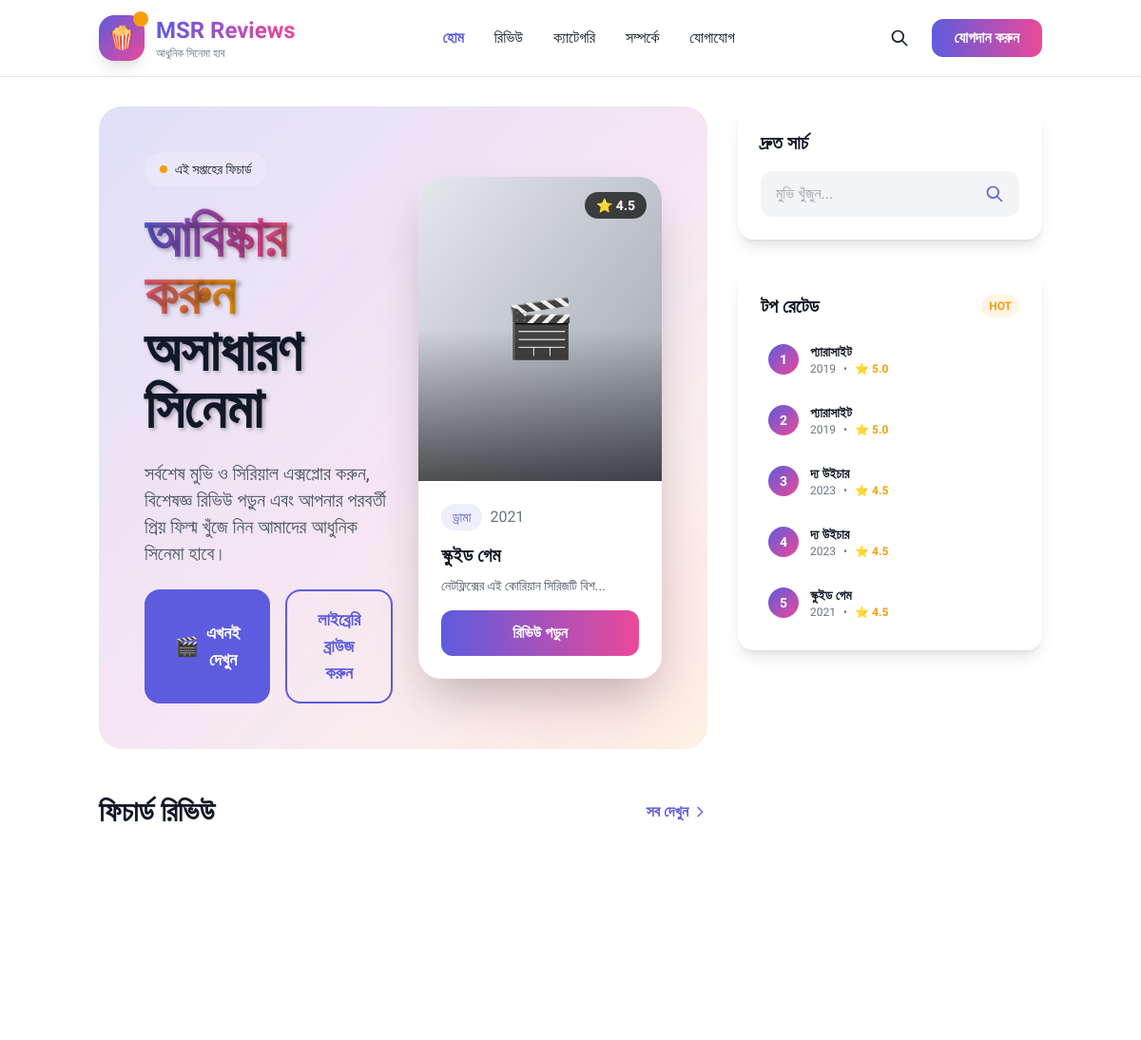
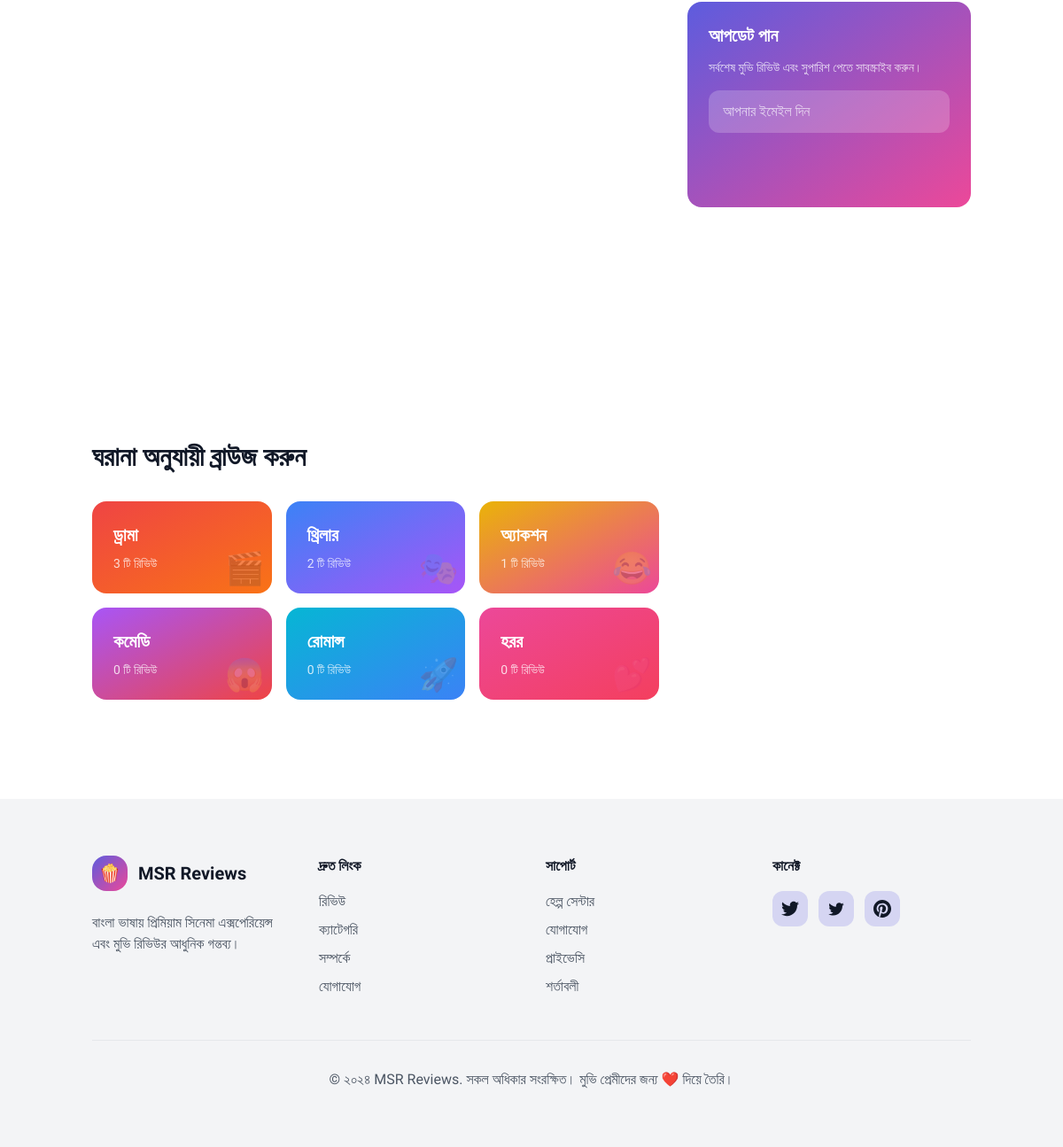
Screenshot of /home/home5.php with the database file from the repository (2 pictures, top to bottom).
### tables this page shows
CREATE TABLE `reviews` (
  `id` int(11) NOT NULL,
  `title` varchar(255) NOT NULL,
  `slug` varchar(255) NOT NULL,
  `reviewer_name` varchar(100) NOT NULL,
  `reviewer_email` varchar(100) DEFAULT NULL,
  `year` varchar(10) DEFAULT NULL,
  `type` enum('movie','series') NOT NULL DEFAULT 'movie',
  `language` varchar(50) DEFAULT NULL,
  `director` varchar(255) DEFAULT NULL,
  `cast` text DEFAULT NULL,
  `rating` decimal(2,1) NOT NULL DEFAULT 0.0,
  `content` longtext NOT NULL,
  `excerpt` text DEFAULT NULL,
  `poster_image` varchar(255) DEFAULT NULL,
  `trailer_url` varchar(500) DEFAULT NULL,
  `featured` tinyint(1) NOT NULL DEFAULT 0,
  `view_count` int(11) NOT NULL DEFAULT 0,
  `status` enum('published','pending','draft') NOT NULL DEFAULT 'pending',
  `created_by` enum('admin','user') NOT NULL DEFAULT 'admin',
  `meta_title` varchar(255) DEFAULT NULL,
  `meta_description` text DEFAULT NULL,
  `meta_keywords` text DEFAULT NULL,
  `created_at` timestamp NOT NULL DEFAULT current_timestamp(),
  `updated_at` timestamp NOT NULL DEFAULT current_timestamp() ON UPDATE current_timestamp()
);

CREATE TABLE `categories` (
  `id` int(11) NOT NULL,
  `name` varchar(100) NOT NULL,
  `name_bn` varchar(100) DEFAULT NULL,
  `slug` varchar(100) NOT NULL,
  `description` text DEFAULT NULL,
  `icon` varchar(100) DEFAULT NULL,
  `color` varchar(20) DEFAULT '#3B82F6',
  `sort_order` int(11) NOT NULL DEFAULT 0,
  `status` enum('active','inactive') NOT NULL DEFAULT 'active',
  `created_at` timestamp NOT NULL DEFAULT current_timestamp(),
  `updated_at` timestamp NOT NULL DEFAULT current_timestamp() ON UPDATE current_timestamp()
);

### home/home5.php (the view, shortened to what the rows shown need)
<?php
$db = Database::getInstance();
$featured_reviews = $db->fetchAll("
    SELECT r.*, c.name as category_name, c.name_bn as category_name_bn
    FROM reviews r
    LEFT JOIN review_categories rc ON r.id = rc.review_id
    LEFT JOIN categories c ON rc.category_id = c.id
    WHERE r.status = 'published' AND r.featured = 1
    ORDER BY r.created_at DESC
    LIMIT 6
");
$top_rated = $db->fetchAll("
    SELECT r.*, c.name as category_name, c.name_bn as category_name_bn
    FROM reviews r
    LEFT JOIN review_categories rc ON r.id = rc.review_id
    LEFT JOIN categories c ON rc.category_id = c.id
    WHERE r.status = 'published'
    ORDER BY r.rating DESC
    LIMIT 6
");
$categories = $db->fetchAll("
    SELECT c.*, COUNT(r.id) as review_count
    FROM categories c
    LEFT JOIN review_categories rc ON c.id = rc.category_id
    LEFT JOIN reviews r ON rc.review_id = r.id AND r.status = 'published'
    WHERE c.status = 'active'
    GROUP BY c.id
    ORDER BY review_count DESC
    LIMIT 6
");
?>
<!DOCTYPE html>
<html lang="bn" class="scroll-smooth">
<head>
    <script src="https://cdn.tailwindcss.com"></script>
</head>
<body class="bg-white dark:bg-cinema text-gray-900 dark:text-white font-bangla">
    <nav class="fixed top-0 w-full z-50 bg-white/90 dark:bg-cinema/90 backdrop-blur-lg border-b border-gray-200 dark:border-gray-800">
        <div class="container mx-auto px-4 py-4">
            <div class="flex items-center justify-between">
                <div class="flex items-center space-x-3">
                    <div>
                        <h1 class="text-2xl font-black bg-gradient-to-r from-primary to-secondary bg-clip-text text-transparent">
                        </h1>
                    </div>
                </div>
            </div>
        </div>
    </nav>
    <main class="pt-20">
        <div class="container mx-auto px-4 py-8">
            <div class="hero-grid">
                <div class="space-y-12">
                    <section class="relative bg-gradient-to-br from-primary/10 via-secondary/10 to-accent/10 dark:from-primary/20 dark:via-secondary/20 dark:to-accent/20 rounded-3xl p-8 lg:p-12 overflow-hidden">
                        <div class="relative z-10">
                            <div class="grid lg:grid-cols-2 gap-8 items-center">
                                <div class="space-y-6">
                                    <h1 class="text-4xl lg:text-6xl font-black leading-tight text-shadow">
                                        <span class="bg-gradient-to-r from-primary via-secondary to-accent bg-clip-text text-transparent">
                                        </span>
                                        <br>
                                        <span class="text-gray-900 dark:text-white">অসাধারণ সিনেমা</span>
                                    </h1>
                                </div>
                                <?php if (!empty($featured_reviews)): ?>
                                    <div class="relative">
                                        <?php $hero_review = $featured_reviews[0]; ?>
                                        <div class="card-3d bg-white dark:bg-gray-800 rounded-3xl overflow-hidden shadow-2xl">
                                            <div class="relative h-80">
                                                <?php if ($hero_review['poster_image']): ?>
                                                    <img src="<?php echo UPLOADS_URL; ?>/reviews/<?php echo $hero_review['poster_image']; ?>"
                                                         alt="<?php echo htmlspecialchars($hero_review['title']); ?>"
                                                         class="w-full h-full object-cover">
                                                <?php else: ?>
                                                    <div class="w-full h-full bg-gradient-to-br from-gray-200 to-gray-400 flex items-center justify-center">
                                                        <span class="text-6xl">🎬</span>
                                                    </div>
                                                <?php endif; ?>
                                                <div class="absolute inset-0 bg-gradient-to-t from-black/60 via-transparent to-transparent"></div>
                                                <div class="absolute top-4 right-4 bg-black/70 backdrop-blur-sm text-white px-3 py-1 rounded-full font-semibold text-sm">
                                                    ⭐ <?php echo $hero_review['rating']; ?>
                                                </div>
                                            </div>
                                            <div class="p-6">
                                                <div class="flex items-center space-x-2 mb-3">
                                                    <span class="bg-primary/10 text-primary px-3 py-1 rounded-full text-sm font-medium">
                                                        <?php echo $hero_review['category_name_bn'] ?: $hero_review['category_name']; ?>
                                                    </span>
                                                    <span class="text-gray-500"><?php echo $hero_review['year']; ?></span>
                                                </div>
                                                <h3 class="text-xl font-bold mb-2">
                                                    <?php echo htmlspecialchars($hero_review['title']); ?>
                                                </h3>
                                                <p class="text-gray-600 dark:text-gray-400 text-sm mb-4">
                                                    <?php echo htmlspecialchars(substr($hero_review['excerpt'], 0, 100)); ?>...
                                                </p>
                                                <a href="/review/<?php echo $hero_review['slug']; ?>" class="w-full bg-gradient-to-r from-primary to-secondary text-white py-3 rounded-xl font-semibold hover:shadow-lg transition-all text-center block">
                                                    রিভিউ পড়ুন
                                                </a>
                                            </div>
                                        </div>
                                    </div>
                                <?php endif; ?>
                            </div>
                        </div>
                    </section>
                    <section>
                        <div class="flex justify-between items-center mb-8">
                            <h2 class="text-3xl font-bold">ফিচার্ড রিভিউ</h2>
                        </div>
                    </section>
                    <section>
                        <h2 class="text-3xl font-bold mb-8">ঘরানা অনুযায়ী ব্রাউজ করুন</h2>
                        <div class="grid grid-cols-2 md:grid-cols-3 gap-4">
                            <?php
                            $category_colors = [
                                'from-red-500 to-orange-500',
                                'from-blue-500 to-purple-500',
                                'from-yellow-500 to-pink-500',
                                'from-purple-500 to-red-500',
                                'from-cyan-500 to-blue-500',
                                'from-pink-500 to-rose-500'
                            ];
                            foreach ($categories as $index => $category):
                                $color = $category_colors[$index % count($category_colors)];
                            ?>
                                <a href="/category/<?php echo $category['slug']; ?>" class="group relative bg-gradient-to-br <?php echo $color; ?> rounded-2xl p-6 text-white cursor-pointer hover:scale-105 transition-transform">
                                    <div class="relative z-10">
                                        <h3 class="text-xl font-bold mb-2"><?php echo $category['name_bn'] ?: $category['name']; ?></h3>
                                        <p class="text-white/80 text-sm"><?php echo number_format($category['review_count']); ?> টি রিভিউ</p>
                                    </div>
                                    <div class="absolute bottom-2 right-2 opacity-20">
                                        <span class="text-4xl">
                                            <?php
                                            $icons = ['🎬', '🎭', '😂', '😱', '🚀', '💕'];
                                            echo $icons[$index % count($icons)];
                                            ?>
                                        </span>
                                    </div>
                                </a>
                            <?php endforeach; ?>
                        </div>
                    </section>
                </div>
                <aside class="sidebar-sticky space-y-8">
                    <div class="bg-white dark:bg-gray-800 rounded-2xl p-6 shadow-lg">
                        <div class="space-y-3">
                            <?php foreach (array_slice($top_rated, 0, 5) as $index => $review): ?>
                                <div class="flex items-center space-x-3 p-2 hover:bg-gray-50 dark:hover:bg-gray-700 rounded-lg transition-colors">
                                    <div class="w-8 h-8 bg-gradient-to-br from-primary to-secondary rounded-full flex items-center justify-center text-white font-bold text-sm">
                                        <?php echo $index + 1; ?>
                                    </div>
                                    <div class="flex-1 min-w-0">
                                        <h4 class="font-semibold text-sm truncate">
                                            <a href="/review/<?php echo $review['slug']; ?>">
                                                <?php echo htmlspecialchars($review['title']); ?>
                                            </a>
                                        </h4>
                                        <div class="flex items-center space-x-2 text-xs text-gray-500">
                                            <span><?php echo $review['year']; ?></span>
                                            <span>•</span>
                                            <span class="text-accent font-semibold">⭐ <?php echo $review['rating']; ?></span>
                                        </div>
                                    </div>
                                </div>
                            <?php endforeach; ?>
                        </div>
                    </div>
                </aside>
            </div>
        </div>
    </main>
</body>
</html>

### rows the page displays
reviews: rating "4.5", year "2021", title "স্কুইড গেম", excerpt "নেটফ্লিক্সের এই কোরিয়ান সিরিজটি বিশ"
categories: name_bn "ড্রামা", review_count "3", icons "🎬"
categories: name_bn "থ্রিলার", review_count "2", icons "🎭"
categories: name_bn "অ্যাকশন", review_count "1", icons "😂"
categories: name_bn "কমেডি", review_count "0", icons "😱"
categories: name_bn "রোমান্স", review_count "0", icons "🚀"
categories: name_bn "হরর", review_count "0"
reviews: title "প্যারাসাইট", year "2019", rating "5.0"
reviews: title "দ্য উইচার", year "2023", rating "4.5"
